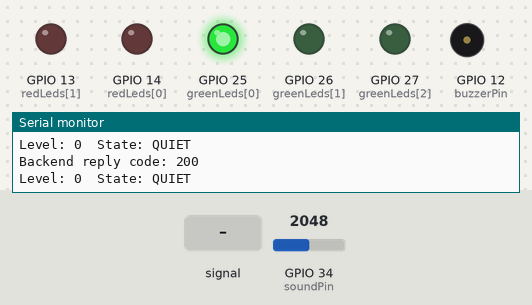
The sketch below on a simulated ESP32. Shown: output pins drawn as LEDs (lit = HIGH), buzzer (waves = sounding, pin HIGH), the last lines printed to the serial monitor. Inputs (shaded band) come from the test bench; at power-on: GPIO 34 (soundPin) = 2048. WiFi joins after 1.5 s; servers stay silent unless stated; uploads are accepted with an empty reply.

Above: at 2.7 s.
2.8 s: GPIO 34 (soundPin) fed a 200 Hz sine of ±327 counts around its level
At 3.4 s:
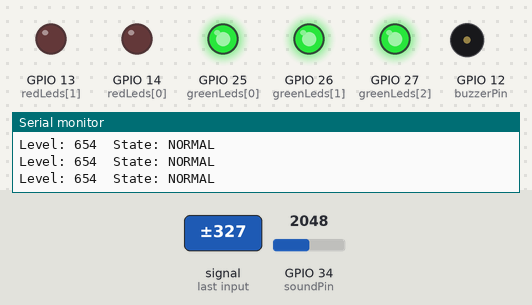
4.4 s: GPIO 34 (soundPin) set to 2866
At 4.6 s:
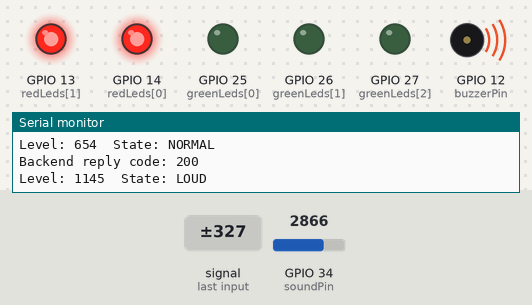
Timing chart, 0 to 7.4 s (numbered marks = the images above; inputs shaded):
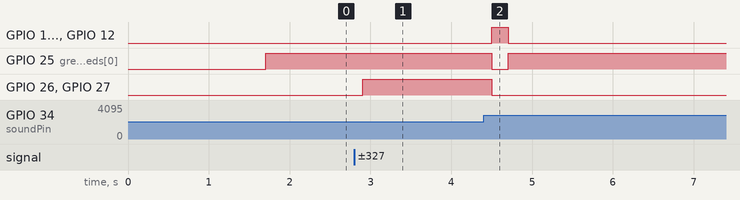

Measured:
- after the input at 2.8 s, GPIO 26 (greenLeds[1]), GPIO 27 (greenLeds[2]): LOW → HIGH after 0.10 s
- after the input at 4.4 s, GPIO 13 (redLeds[1]), GPIO 14 (redLeds[0]), GPIO 12 (buzzerPin): LOW → HIGH after 0.10 s, → LOW 0.20 s later; GPIO 25 (greenLeds[0]): HIGH → LOW after 0.10 s, → HIGH 0.20 s later; GPIO 26 (greenLeds[1]), GPIO 27 (greenLeds[2]): HIGH → LOW after 0.10 s

The sketch:

esp32_sound_wifi.ino
```cpp
#include <WiFi.h>
#include <HTTPClient.h>

// ====== SET YOUR WI-FI NAME AND PASSWORD HERE ======
const char* WIFI_SSID     = "YOUR_WIFI_NAME";
const char* WIFI_PASSWORD = "YOUR_WIFI_PASSWORD";

// IPv4 address of the laptop running the backend (find it with `ipconfig`) and backend port
const char* SERVER_URL = "http://YOUR_LAPTOP_IP:5000/api/devices/esp32/sound";
// ===========================================================

// Pins
const int soundPin = 34;
const int greenLeds[3] = {25, 26, 27};
const int redLeds[2]   = {14, 13};
const int buzzerPin    = 12;

// Sound limits (peak-to-peak level, 0-4095 scale)
const int QUIET_MAX  = 100;
const int NORMAL_MAX = 750;

const unsigned long SAMPLE_MS = 200;    // window used to find the peak level
const unsigned long SEND_MS   = 2000;   // send to the backend every 2 seconds

int lastLevel = 0;
unsigned long lastSend = 0;
unsigned long lastWifiTry = 0;

void setLeds(int greens, int reds, bool buzzer) {
  for (int i = 0; i < 3; i++) digitalWrite(greenLeds[i], i < greens ? HIGH : LOW);
  for (int i = 0; i < 2; i++) digitalWrite(redLeds[i],   i < reds   ? HIGH : LOW);
  digitalWrite(buzzerPin, buzzer ? HIGH : LOW);
}

const char* stateFor(int level) {
  if (level <= QUIET_MAX)  return "QUIET";
  if (level <= NORMAL_MAX) return "NORMAL";
  return "LOUD";
}

void connectWifi() {
  WiFi.mode(WIFI_STA);
  WiFi.begin(WIFI_SSID, WIFI_PASSWORD);
  Serial.print("Connecting to WiFi");
  unsigned long start = millis();
  while (WiFi.status() != WL_CONNECTED && millis() - start < 15000) {
    delay(500);
    Serial.print(".");
  }
  if (WiFi.status() == WL_CONNECTED) {
    Serial.print("\nWiFi connected. ESP32 IP: ");
    Serial.println(WiFi.localIP());
  } else {
    Serial.println("\nWiFi connection FAILED (LEDs/buzzer still work locally)");
  }
}

void sendToBackend(int level, const char* state) {
  if (WiFi.status() != WL_CONNECTED) {
    Serial.println("Send skipped: WiFi not connected");
    return;
  }
  HTTPClient http;
  http.begin(SERVER_URL);
  http.addHeader("Content-Type", "application/json");
  http.setTimeout(1500);
  String body = String("{\"level\":") + level + ",\"state\":\"" + state + "\"}";
  int code = http.POST(body);
  Serial.print("Backend reply code: ");
  Serial.println(code);   // 200 = OK, negative = could not reach the server
  http.end();
}

void setup() {
  Serial.begin(115200);
  for (int i = 0; i < 3; i++) pinMode(greenLeds[i], OUTPUT);
  for (int i = 0; i < 2; i++) pinMode(redLeds[i], OUTPUT);
  pinMode(buzzerPin, OUTPUT);
  setLeds(0, 0, false);
  connectWifi();
}

void loop() {
  // 1) Measure the peak-to-peak sound level over 200 ms
  int minV = 4095, maxV = 0;
  unsigned long start = millis();
  while (millis() - start < SAMPLE_MS) {
    int v = analogRead(soundPin);
    if (v < minV) minV = v;
    if (v > maxV) maxV = v;
  }
  int level = maxV - minV;
  lastLevel = level;
  const char* state = stateFor(level);

  // 2) LEDs + buzzer
  if (level <= QUIET_MAX)       setLeds(1, 0, false);   // QUIET  -> 1 green
  else if (level <= NORMAL_MAX) setLeds(3, 0, false);   // NORMAL -> 3 green
  else                          setLeds(0, 2, true);    // LOUD   -> 2 red + buzzer

  Serial.print("Level: ");
  Serial.print(level);
  Serial.print("  State: ");
  Serial.println(state);

  // 3) Send to the backend every 2 seconds
  if (millis() - lastSend >= SEND_MS) {
    lastSend = millis();
    sendToBackend(lastLevel, state);
  }

  // 4) If WiFi drops, retry every 10 seconds
  if (WiFi.status() != WL_CONNECTED && millis() - lastWifiTry > 10000) {
    lastWifiTry = millis();
    WiFi.disconnect();
    WiFi.begin(WIFI_SSID, WIFI_PASSWORD);
  }
}
```
